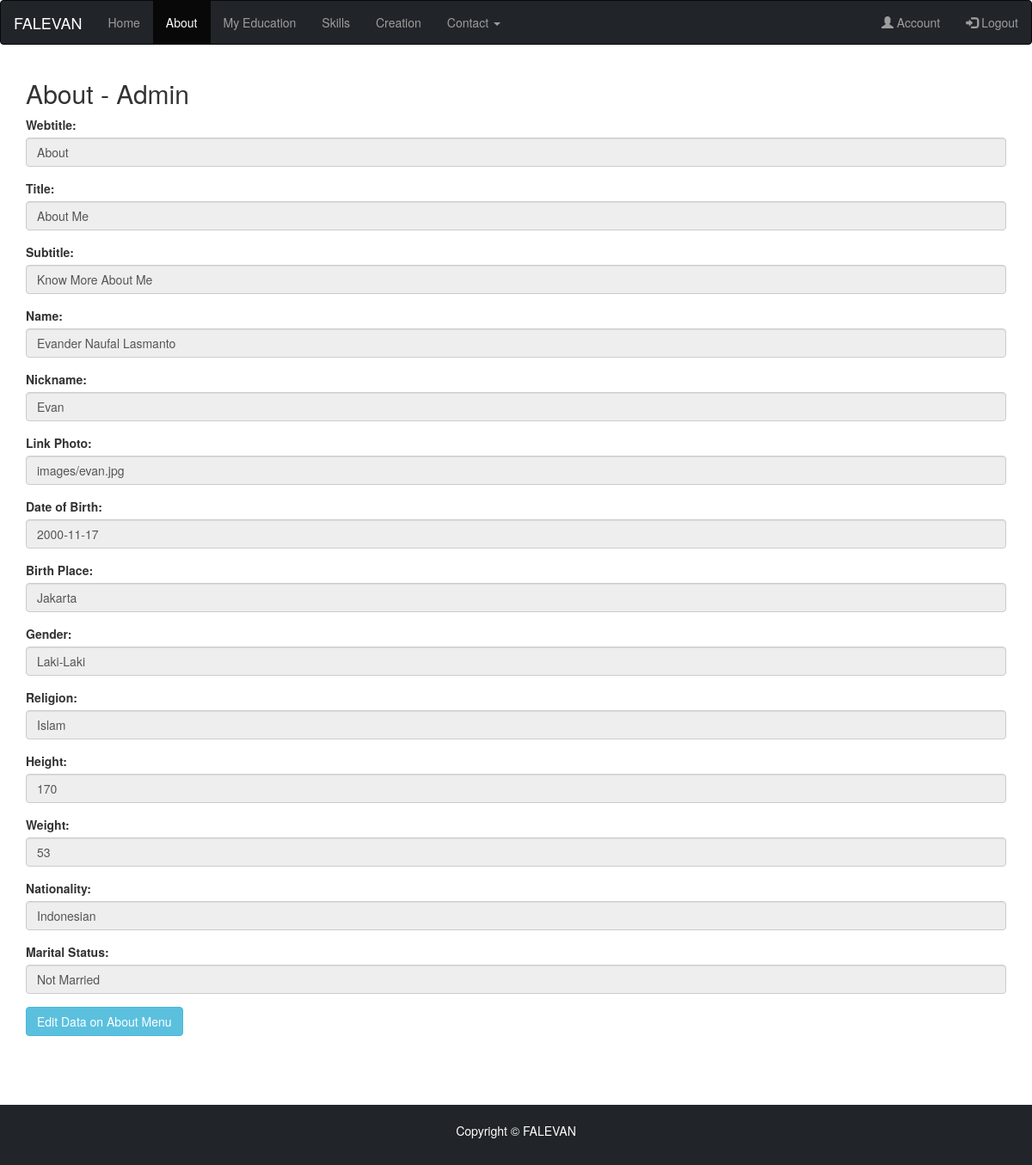
Page /admin/about-adm.php on the committed database.
### tables this page shows
CREATE TABLE `aboutme` (
  `id` int(10) NOT NULL,
  `webtitle` varchar(50) NOT NULL,
  `title` varchar(50) NOT NULL,
  `subtitle` varchar(100) NOT NULL,
  `name` varchar(50) NOT NULL,
  `avatar` varchar(100) NOT NULL,
  `nickname` varchar(50) NOT NULL,
  `dob` date NOT NULL,
  `bp` varchar(50) NOT NULL,
  `gender` varchar(20) NOT NULL,
  `religion` varchar(20) NOT NULL,
  `height` int(10) NOT NULL,
  `weight` int(10) NOT NULL,
  `nationality` varchar(20) NOT NULL,
  `mstatus` varchar(20) NOT NULL
);

### admin/about-adm.php (the view, shortened to what this page needs)
<!DOCTYPE html>
<html lang="en">
    <head>
        <?php
            include_once "../koneksi.php";
            $strSql = "SELECT * FROM aboutme";
            $result = mysqli_query($conn, $strSql);
            if (mysqli_num_rows($result) > 0) {
                while($row = mysqli_fetch_assoc($result)) {
        ?>
        <link rel="stylesheet" href="https://maxcdn.bootstrapcdn.com/bootstrap/3.4.1/css/bootstrap.min.css">
    </head>
    <body>
        <nav class="navbar navbar-inverse" style="background-color: #212529;">
            <div class="container-fluid">
                <div class="navbar-header">
                    <a class="navbar-brand" style="color:white;" href="admin.php">FALEVAN</a>
                </div>
                <ul class="nav navbar-nav">
                    <li><a href="admin.php">Home</a></li>
                    <li class="active"><a href="about-adm.php">About</a></li>
                    <li><a href="myeducation-adm.php">My Education</a></li>
                    <li><a href="skills-adm.php">Skills</a></li>
                    <li><a href="creation-adm.php">Creation</a></li>
                    <li class="dropdown"><a class="dropdown-toggle" data-toggle="dropdown" href="#">Contact <span class="caret"></span></a>
                    </li>
                </ul>
                <ul class="nav navbar-nav navbar-right">
                    <li><a href="account-adm.php"><span class="glyphicon glyphicon-user"></span> Account</a></li>
                    <li><a href="logout-adm.php"><span class="glyphicon glyphicon-log-in"></span> Logout</a></li>
                </ul>
            </div>
        </nav>
        <div class="container">
            <div class="row">
                <div class="col-md-12">
                    <h2>About - Admin</h2>
                    <form id="myform" method="post" action="about-adm-edit.php">
                        <div class="form-group">
                            <label>Webtitle:</label>
                            <input type="text" class="form-control" placeholder="-" name="webtitle"
                            value="<?php echo $row["webtitle"] ?>" readonly>
                        </div>
                        <div class="form-group">
                            <label>Title:</label>
                            <input type="text" class="form-control" placeholder="-" name="title"
                            value="<?php echo $row["title"] ?>" readonly>
                        </div>
                        <div class="form-group">
                            <label>Subtitle:</label>
                            <input type="text" class="form-control" placeholder="-" name="subtitle"
                            value="<?php echo $row["subtitle"] ?>" readonly>
                        </div>
                        <div class="form-group">
                            <label>Name:</label>
                            <input type="text" class="form-control" placeholder="-" name="name"
                            value="<?php echo $row["name"] ?>" readonly>
                        </div>
                        <div class="form-group">
                            <label>Nickname:</label>
                            <input type="text" class="form-control" placeholder="-" name="nickname"
                            value="<?php echo $row["nickname"] ?>" readonly>
                        </div>
                        <div class="form-group">
                            <label>Link Photo:</label>
                            <input type="text" class="form-control" placeholder="-" name="avatar"
                            value="<?php echo $row["avatar"] ?>" readonly>
                        </div>
                        <div class="form-group">
                            <label>Date of Birth:</label>
                            <input type="text" class="form-control" placeholder="-" name="dob"
                            value="<?php echo $row["dob"] ?>" readonly>
                        </div>
                        <div class="form-group">
                            <label>Birth Place:</label>
                            <input type="text" class="form-control" placeholder="-" name="bp"
                            value="<?php echo $row["bp"] ?>" readonly>
                        </div>
                        <div class="form-group">
                            <label>Gender:</label>
                            <input type="text" class="form-control" placeholder="-" name="gender"
                            value="<?php echo $row["gender"] ?>" readonly>
                        </div>
                        <div class="form-group">
                            <label>Religion:</label>
                            <input type="text" class="form-control" placeholder="-" name="religion"
                            value="<?php echo $row["religion"] ?>" readonly>
                        </div>
                        <div class="form-group">
                            <label>Height:</label>
                            <input type="text" class="form-control" placeholder="-" name="height"
                            value="<?php echo $row["height"] ?>" readonly>
                        </div>
                        <div class="form-group">
                            <label>Weight:</label>
                            <input type="text" class="form-control" placeholder="-" name="weight"
                            value="<?php echo $row["weight"] ?>" readonly>
                        </div>
                        <div class="form-group">
                            <label>Nationality:</label>
                            <input type="text" class="form-control" placeholder="-" name="nationality"
                            value="<?php echo $row["nationality"] ?>" readonly>
                        </div>
                        <div class="form-group">
                            <label>Marital Status:</label>
                            <input type="text" class="form-control" placeholder="-" name="mstatus"
                            value="<?php echo $row["mstatus"] ?>" readonly>
                        </div>
                        <a href="about-adm-edit.php?id=<?php echo $row["id"] ?>" class="btn btn-info">Edit Data on About Menu</a>
                    </form><br><br><br><br>
                </div>
            </div>
        </div>
        <?php
                }
            } else {
              echo "Bad results";
            }include "footer-adm.php";
        ?>
    </body>
</html>

### rows in the picture
aboutme: webtitle "About", title "About Me", subtitle "Know More About Me", name "Evander Naufal Lasmanto", nickname "Evan", avatar "images/evan.jpg", dob "2000-11-17", bp "Jakarta", gender "Laki-Laki", religion "Islam", height "170", weight "53", nationality "Indonesian", mstatus "Not Married"
